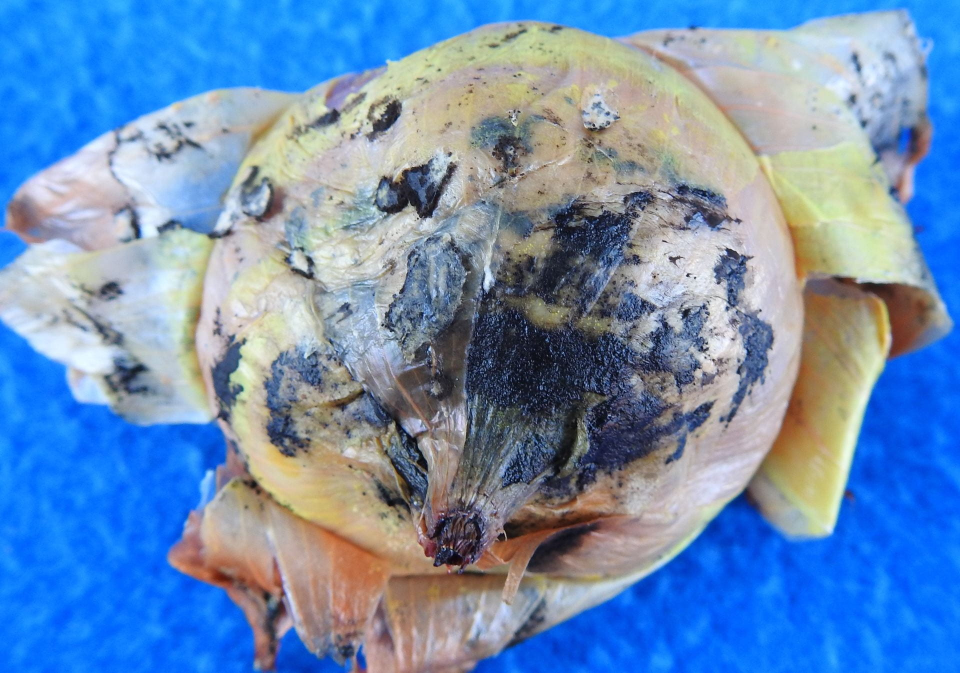
#> input picture evaluation/v1_eval/images/defective/rotten-spoiled-onion-black-mold-soft-rot-1.jpg, 1920 x 1345 px (shown at 1/2 size)
$ python -i vision_service.py   (imports and definitions only)
#> lines starting #> are read from the running program, lines starting #| are printed output that depends on the picture
import io
import os
import math
import uuid
import logging
import hashlib
from datetime import datetime
from typing import Dict, Any, List, Tuple, Optional
import cv2
import numpy as np
from PIL import Image
from ultralytics import YOLO

from backend.schemas import OnionAnalysisResponse, DefectFlags, WeightDistribution, BoundingBoxItem
from backend.database import log_grading_session

logger = logging.getLogger(__name__)

# SIH 2026 Size & Contour Area Threshold Constants
UNDERSIZED_THRESHOLD_MM = 45.0       # SIH 2026 standard threshold: < 45mm = Undersized
MIN_CONTOUR_AREA_PX = 400.0          # Minimum contour area in pixels to filter out noise/dust/specks
MAX_CONTOUR_AREA_RATIO = 0.85        # Maximum contour area fraction (relative to image area) to filter out background

# Module-level YOLO classifier loading
_PROJECT_ROOT = os.path.dirname(os.path.dirname(os.path.dirname(os.path.abspath(__file__))))
_MODEL_PATH = os.path.join(_PROJECT_ROOT, "backend", "models", "onion_classifier.pt")

_classifier: Optional[YOLO] = None
_classifier_class_names: Dict[int, str] = {}

# [10 lines not run here, left out]


def validate_onion_image(image_bytes: bytes) -> Tuple[bool, str, Dict[str, Any]]:
    """
    OpenCV / HSV color and structure heuristic to validate whether an image contains onion bulbs.

    Checks:
    1. Valid decoding and minimum resolution (width >= 100, height >= 100).
    2. Aspect ratio bounds (0.2 <= width / height <= 5.0).
    3. Grayscale intensity variance (std >= 12.0) to reject blank/solid/corrupt frames.
    4. Onion color spectrum distribution in HSV space:
       - Red/purple onion: H in [0, 20] or [150, 180], S in [30, 255], V in [40, 240]
       - Yellow/brown onion: H in [10, 35], S in [40, 255], V in [50, 255]
       - White/cream onion: H in [0, 180], S in [5, 45], V in [160, 255]
       At least 4% (0.04) of pixels must match onion color signatures.

    Returns:
        Tuple of (is_valid: bool, message: str, metrics: Dict[str, Any])
    """
    if not image_bytes or len(image_bytes) == 0:
        return False, "Empty or corrupted image payload provided.", {"width": 0, "height": 0}

    try:
        nparr = np.frombuffer(image_bytes, np.uint8)
        img = cv2.imdecode(nparr, cv2.IMREAD_COLOR)
        if img is None:
            return False, "Unable to decode image bytes into valid picture.", {"width": 0, "height": 0}

        h, w = img.shape[:2]
        if w < 100 or h < 100:
            return False, f"Image resolution ({w}x{h}) is too low. Minimum required is 100x100.", {"width": w, "height": h}

        aspect_ratio = float(w) / float(h)
        if aspect_ratio < 0.2 or aspect_ratio > 5.0:
            return False, f"Image aspect ratio ({aspect_ratio:.2f}) is outside acceptable bounds (0.2 - 5.0).", {"width": w, "height": h, "aspect_ratio": aspect_ratio}

        gray = cv2.cvtColor(img, cv2.COLOR_BGR2GRAY)
        gray_std = float(np.std(gray))
        if gray_std < 12.0:
            return False, f"Image lacks contrast or is blank (std={gray_std:.1f}). Please capture a clear onion photo.", {"width": w, "height": h, "contrast_std": gray_std}

        hsv = cv2.cvtColor(img, cv2.COLOR_BGR2HSV)

        # Red/purple onion hues
        mask_red1 = cv2.inRange(hsv, np.array([0, 30, 40]), np.array([20, 255, 240]))
        mask_red2 = cv2.inRange(hsv, np.array([150, 30, 40]), np.array([180, 255, 240]))
        # Yellow/brown onion hues
        mask_yellow = cv2.inRange(hsv, np.array([10, 40, 50]), np.array([35, 255, 255]))
        # White/cream onion hues
        mask_white = cv2.inRange(hsv, np.array([0, 5, 160]), np.array([180, 45, 255]))

        combined_mask = cv2.bitwise_or(mask_red1, mask_red2)
        combined_mask = cv2.bitwise_or(combined_mask, mask_yellow)
        combined_mask = cv2.bitwise_or(combined_mask, mask_white)

        onion_pixel_count = int(cv2.countNonZero(combined_mask))
        total_pixels = h * w
        onion_fraction = float(onion_pixel_count) / float(total_pixels)

        metrics = {
            "width": w,
            "height": h,
            "aspect_ratio": round(aspect_ratio, 2),
            "contrast_std": round(gray_std, 2),
            "onion_color_fraction": round(onion_fraction, 4)
        }

        if onion_fraction < 0.04:
            return False, "This doesn't look like onions — please position onion bulbs within the frame and retake.", metrics

        return True, "Valid onion image", metrics
    except Exception as e:
        logger.exception(f"Error during onion validation heuristic: {e}")
        return False, f"Validation processing error: {str(e)}", {}


# [285 lines left out: functions calibrate_pixel_to_mm_ratio, detect_onions_opencv, run_yolov8_opencv_inference, not called in this run]


# [117 lines that did not run here, left out]

>>> import cv2
>>> picture = cv2.imread('../../evaluation/v1_eval/images/defective/rotten-spoiled-onion-black-mold-soft-rot-1.jpg', cv2.IMREAD_GRAYSCALE)
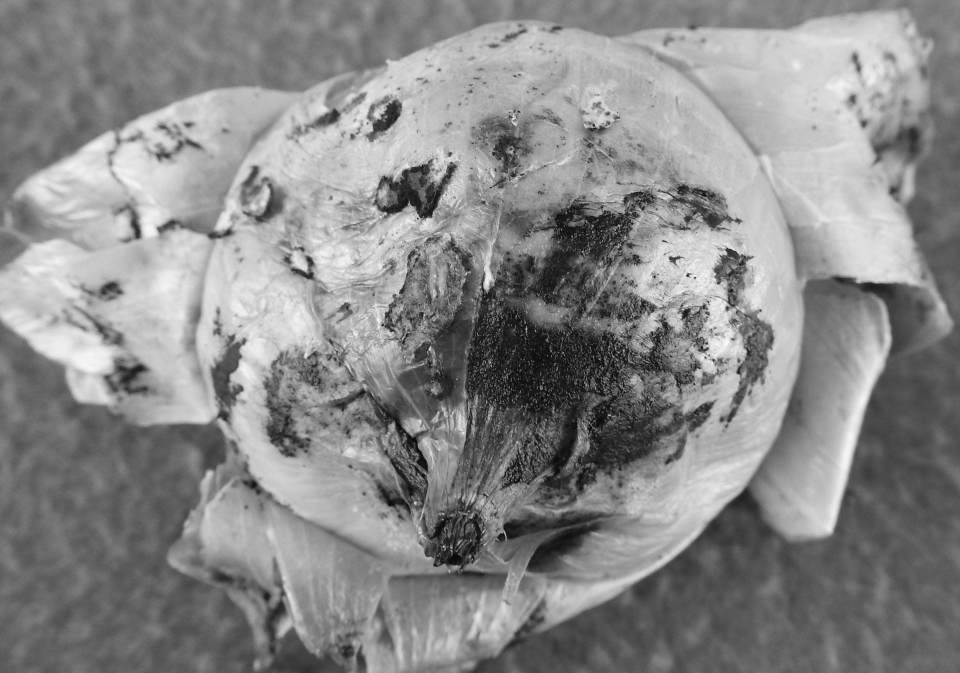
#> picture: shape (1345, 1920) (shown at 1/2 size); min 0, max 252, mean 136.7
#> (the run stopped early here; a loop or call above may not have finished)

$ run again, on evaluation/v1_eval/images/defective/rotten-spoiled-onion-black-mold-soft-rot-2.jpg
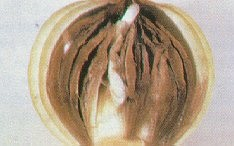
#> input picture evaluation/v1_eval/images/defective/rotten-spoiled-onion-black-mold-soft-rot-2.jpg, 234 x 146 px
#> `picture = cv2.imread('../../evaluation/v1_eval/images/defective/rotten..`:
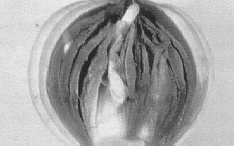
#> picture: shape (146, 234); min 21, max 249, mean 162.9

$ run again, on evaluation/v1_eval/images/defective/rotten-spoiled-onion-black-mold-soft-rot-3.jpg
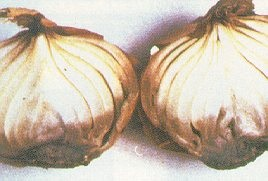
#> input picture evaluation/v1_eval/images/defective/rotten-spoiled-onion-black-mold-soft-rot-3.jpg, 268 x 181 px
#> `picture = cv2.imread('../../evaluation/v1_eval/images/defective/rotten..`:
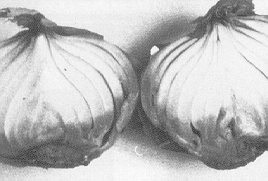
#> picture: shape (181, 268); min 36, max 255, mean 187.2

$ run again, on evaluation/v1_eval/images/defective/rotten-spoiled-onion-bulb-black-mold-sof-3.jpg
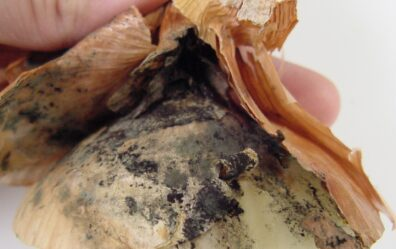
#> input picture evaluation/v1_eval/images/defective/rotten-spoiled-onion-bulb-black-mold-sof-3.jpg, 396 x 249 px
#> `picture = cv2.imread('../../evaluation/v1_eval/images/defective/rotten..`:
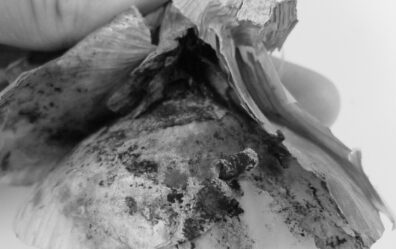
#> picture: shape (249, 396); min 1, max 240, mean 127.3
